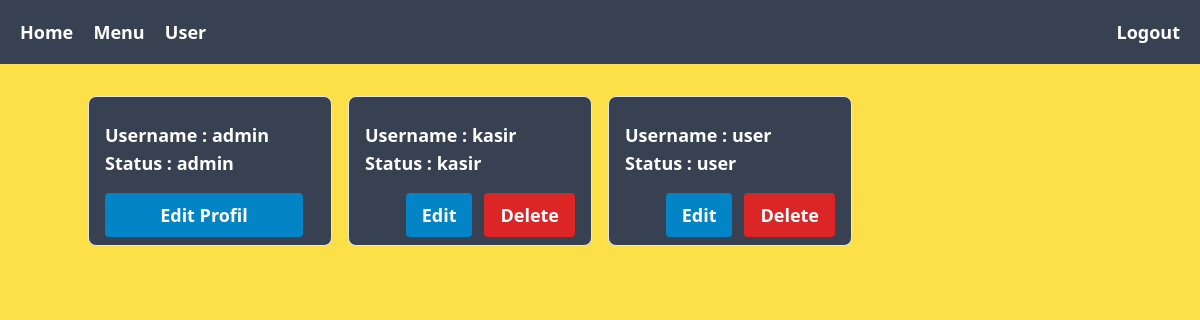
/component/admin/index-user.php (signed in), run on the app's committed database.
### tables this page shows
CREATE TABLE `tb_user` (
  `id_user` int(11) NOT NULL,
  `username` varchar(255) NOT NULL,
  `password` varchar(255) NOT NULL,
  `level` enum('admin','kasir','user') NOT NULL
);

### component/admin/index-user.php (the view, shortened to what this page needs)
<?php
include("../../config.php");
$show_user = mysqli_query($connection,"SELECT * FROM tb_user");
?>
<!DOCTYPE html>
<html lang="en">
<head>
    <link rel="stylesheet" href="../../dist/output.css">
</head>
<body class="w-full flex flex-col justify-center items-center bg-yellow-300 select-none">
    <nav class="w-full h-16 mb-8 bg-gray-700 flex justify-between items-center px-5">
        <div class="text-white">
            <a href="../admin/index.php" class="font-bold text-lg mr-4 hover:underline hover:underline-offset-8">Home</a>
            <a href="../menu/menu-admin.php" class="font-bold text-lg mr-4 hover:underline hover:underline-offset-8">Menu</a>
            <a href="./index-user.php" class="font-bold text-lg font-sans hover:underline hover:underline-offset-8">User</a>
        </div>
        <div>
            <a href="../auth/logout.php" onclick="return confirm('yakin ingin logout?')" class="font-bold text-lg font-sans hover:underline hover:underline-offset-8 text-white">Logout</a>
        </div>
    </nav>
    <div class="container w-full h-full grid grid-cols-4 gap-4">
        <?php while ($row = mysqli_fetch_assoc($show_user)) : ?>
            <?php if($row["level"] === "admin"){ ?>
            <div class="flex flex-col py-2 px-4 border rounded-lg bg-gray-700">
                <div class="flex flex-col my-4 h-full justify-center items-start">
                    <span class="text-white font-bold text-lg">Username : <?= $row["username"] ?></span>
                    <span class="text-white font-bold text-lg">Status : <?= $row["level"] ?></span>
                </div>
                <div class="flex h-full items-end flex-row">
                    <a href="update-user.php?id=<?= $row["id_user"] ?>" class="text-white text-center py-2 px-4 bg-sky-600 hover:bg-sky-700 duration-300 font-bold text-lg mr-3 rounded w-full">Edit Profil</a>
                </div>
            </div>
            <?php }?>
            <?php if($row["level"] === "kasir" or $row["level"] === "user" ) {?>
            <div class="flex flex-col py-2 px-4 border rounded-lg bg-gray-700">
                <div class="flex flex-col my-4 h-full justify-center items-start">
                    <span class="text-white font-bold text-lg">Username : <?= $row["username"] ?></span>
                    <span class="text-white font-bold text-lg">Status : <?= $row["level"] ?></span>
                </div>
                <div class="flex justify-end h-full items-end flex-row">
                    <a href="update-user.php?id=<?= $row["id_user"] ?>" class="text-white py-2 px-4 bg-sky-600 hover:bg-sky-700 duration-300 font-bold text-lg mr-3 rounded">Edit</a>
                    <a href="delete-user.php?id=<?= $row["id_user"] ?>" onclick="return confirm('ingin hapus data ini?')" class="text-white py-2 px-4 bg-red-600 hover:bg-red-700 duration-300 font-bold text-lg rounded">Delete</a>
                </div>
            </div>
            <?php } ?>
        <?php endwhile ?>
    </div>
</body>
</html>

### data on the page
tb_user: username "admin", level "admin"
tb_user: username "kasir", level "kasir"
tb_user: username "user", level "user"
